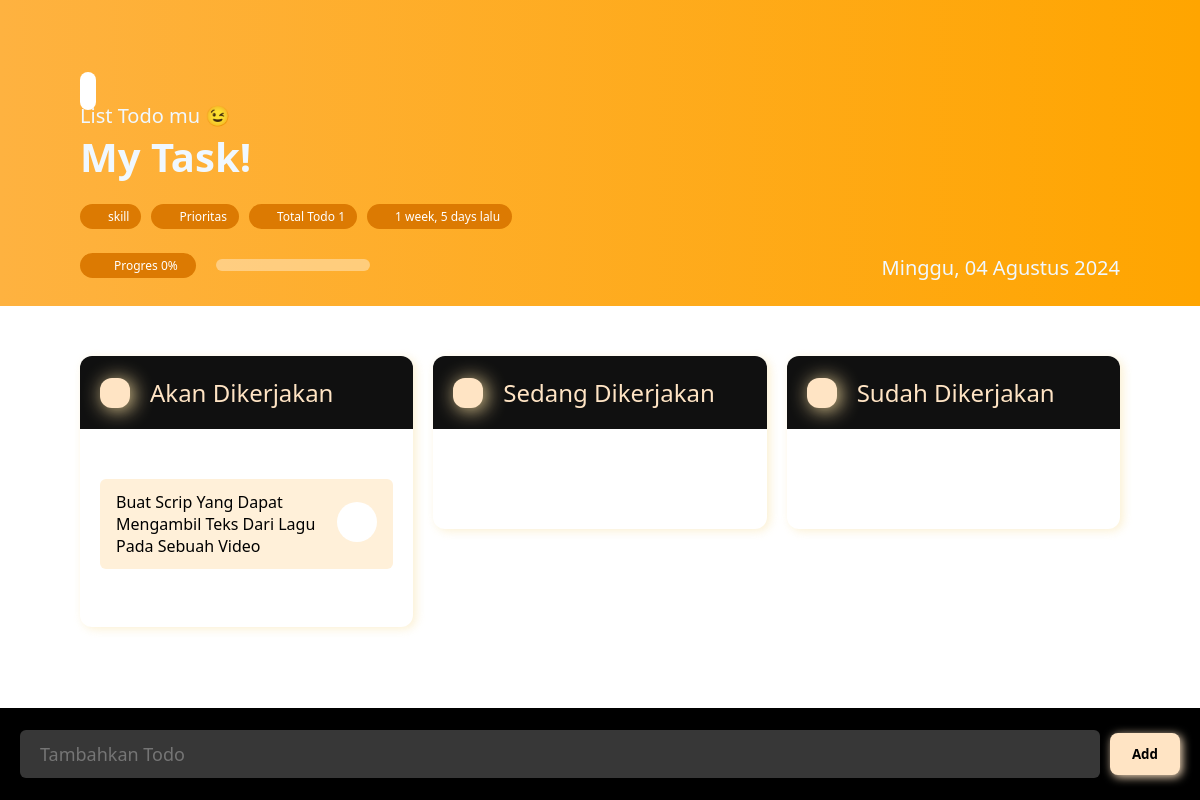
Screenshot of /task/14/ with the database file from the repository.
### todo_app/models.py (models this page shows, shortened)
class Task(models.Model):
    PRTY_CHOICES = [
        ('Prioritas', 'Prioritas'),
        ('Sedang', 'Sedang'),
        ('Santai', 'Santai')
    ]
    name = models.CharField(max_length=255)
    priority = models.CharField(max_length=255, choices=PRTY_CHOICES)
    tags = models.CharField(max_length=255)
    created = models.DateTimeField(auto_now_add=True)

class ToDo(models.Model):
    STATUS_CHOICES = [
        ('todo', 'Akan Dikerjakan'),
        ('in_progress', 'Sedang Dikerjakan'),
        ('done', 'Sudah Dikerjakan'),
    ]
    task = models.ForeignKey(Task, on_delete=models.CASCADE, related_name='todos')
    name = models.CharField(max_length=255)
    status = models.CharField(max_length=20, choices=STATUS_CHOICES, default='todo')

### todo_app/views.py (the view)
# urls.py: path('task/<int:task_id>/', views.task_detail, name='task_detail'),
def task_detail(request, task_id):
    task = get_object_or_404(Task, pk=task_id)
    if request.method == 'POST':
        form = ToDoForm(request.POST)
        if form.is_valid():
            todo = form.save(commit=False)
            todo.task = task
            todo.save()
            return redirect('task_detail', task_id=task.id)
    else:
        form = ToDoForm()
    total_todo = task.todos.count()
    todos_done = task.todos.filter(status='done').count()
    if total_todo > 0:
        progres = (todos_done / total_todo) * 100
    else:
        progres = 0
    todos_todo = task.todos.filter(status='todo')
    todos_in_progress = task.todos.filter(status='in_progress')
    todos_done = task.todos.filter(status='done')
    tanggal = datetime.datetime.now().strftime("%A, %d %B %Y").replace("Monday", "Senin").replace("Tuesday", "Selasa").replace("Wednesday", "Rabu").replace("Thursday", "Kamis").replace("Friday", "Jumat").replace("Saturday", "Sabtu").replace("Sunday", "Minggu").replace("January", "Januari").replace("February", "Februari").replace("March", "Maret").replace("April", "April").replace("May", "Mei").replace("June", "Juni").replace("July", "Juli").replace("August", "Agustus").replace("September", "September").replace("October", "Oktober").replace("November", "November").replace("December", "Desember")
    context = {
        'task': task,
        'form': form,
        'todos_todo': todos_todo,
        'todos_in_progress': todos_in_progress,
        'todos_done': todos_done,
        'total_todo': total_todo,
        'progres': progres,
        'tanggal': tanggal,
    }
    return render(request, 'task_detail.html', context)

### todo_app/forms.py
class ToDoForm(forms.ModelForm):
    class Meta:
        model = ToDo
        fields = ['name']
        widgets = {
            'name': forms.TextInput(attrs={
                'style': 'width: 100%; padding: 12px 20px; border-radius: 6px; margin: 10px 0; background-color: #f8f8f838; border: none; font-size: 18px; color: white; text-transform: capitalize;',
                'placeholder': 'Tambahkan Todo'
            })
        }

### todo_app/templatetags/custom_filters.py (called while the page is built)
@register.filter
def custom_timesince_or_created(value):
    if isinstance(value, datetime.datetime):
        now = datetime.datetime.now(datetime.timezone.utc)
        diff = now - value
        if diff.total_seconds() < 60:
            return value.strftime("%Y-%m-%d %H:%M:%S")
        else:
            return timesince(value) + " lalu"
    return value

### templates/task_detail.html (shortened to what this page needs)
{% load humanize %}
{% load custom_filters %}
<!DOCTYPE html>
<html lang="en">
<head>
</head>
<body>
  <div class="container">
    <div class="banner">
      <div class="bnr-title">
              <a href="{% url 'task_list' %}"><ion-icon name="chevron-back-outline" style="margin-top: -80px; margin-bottom: 20px; width: 25px; height: 25px; background-color: white; padding: 8px; border-radius: 8px;"></ion-icon></a>
                <p>List Todo mu 😉</p>
                <h3>{{ task.name }}!</h3>
                <div class="ket" style="display: flex; gap: 10px; margin-top: 20px; width: fit-content;">
                    <div class="tags" style="display: flex; justify-content: center; align-items: center; gap: 4px; background-color: rgb(220, 122, 2); width: fit-content; color: white; padding: 4px 12px 4px 8px; border-radius: 50px; ">
                        <ion-icon name="pricetag-outline" style="width: 16px; height: 16px; color: white; transform: translateY(2px);"></ion-icon>
                        <span style="font-size: 12px;">{{ task.tags }}</span>
                    </div>
                    <div class="tags" style="display: flex; justify-content: center; align-items: center; gap: 4px; background-color: rgb(220, 122, 2); width: fit-content; color: white; padding: 4px 12px 4px 8px; border-radius: 50px; ">
                        <ion-icon name="bookmark-outline" style="width: 16px; height: 16px; color: white; transform: translateY(1px);"></ion-icon>
                        <span style="font-size: 12px;">{{ task.priority }}</span>
                    </div>
                    <div class="tags" style="display: flex; justify-content: center; align-items: center; gap: 4px; background-color: rgb(220, 122, 2); width: fit-content; color: white; padding: 4px 12px 4px 8px; border-radius: 50px; ">
                        <ion-icon name="flag-outline" style="width: 16px; height: 16px; color: white; transform: translateY(1px);"></ion-icon>
                        <span style="font-size: 12px;">Total Todo {{total_todo}}</span>
                    </div>
                    <div class="tags" style="display: flex; justify-content: center; align-items: center; gap: 4px; background-color: rgb(220, 122, 2); width: fit-content; color: white; padding: 4px 12px 4px 8px; border-radius: 50px; ">
                        <ion-icon name="time-outline" style="width: 16px; height: 16px; color: white; transform: translateY(1px);"></ion-icon>
                        <span style="font-size: 12px;">{{ task.created|custom_timesince_or_created }}</span>
                    </div>
                </div>
                <div class="progres" style="display: flex; justify-content: center; align-items: center; gap: 20px; margin-top: 20px; width: 290px;">
                    <div class="tags" style="display: flex; justify-content: center; align-items: center; gap: 4px; background-color: rgb(220, 122, 2); width: 200px; color: white; padding: 4px 12px 4px 8px; border-radius: 50px; ">
                        <ion-icon name="flash-outline" style="width: 16px; height: 16px; color: white; transform: translateY(1px);"></ion-icon>
                        <span style="font-size: 12px;">Progres {{ progres|floatformat:0 }}%</span>
                    </div>
                    <progress value="{{ progres}}" max="100" style="margin: 10px 0;"></progress>
                </div>
            </div>
            <span style="display: flex; justify-content: center; align-items: center; gap: 10px; font-size: 20px;">
              <ion-icon name="calendar-outline" style="width: 25px; height: 25px;"></ion-icon>
              <p>{{tanggal}}</p>
            </span>
        </div>
        <div class="detail">
            <div class="card">
                <div class="card-header">
                    <ion-icon name="bulb-outline" id="icon"></ion-icon>
                    Akan Dikerjakan
                </div>
                <div class="card-body">
                  {% for todo in todos_todo %}
                  <div class="todos" style="display: flex; align-items: center; justify-content: space-between;">
                        <span>{{ todo.name }}</span>
                        <form method="post" action="{% url 'change_todo_status' todo.id %}">
                          <button type="submit"></button>
                        </form>
                  </div>
                  {% endfor %}
                </div>
            </div>
            <div class="card">
                <div class="card-header">
                    <ion-icon name="rocket-outline" id="icon"></ion-icon>
                    Sedang Dikerjakan
                </div>
                <div class="card-body">
                </div>
            </div>
            <div class="card">
                <div class="card-header">
                    <ion-icon name="nutrition-outline" id="icon"></ion-icon>
                  Sudah Dikerjakan
                </div>
                <div class="card-body">
                </div>
            </div>
        </div>
        <form method="post" id="add-todo">
          {{ form.name }}
          <button type="submit" style="padding: 12px 22px; border-radius: 8px; cursor: pointer; background-color: bisque; color: rgb(0, 0, 0); font-weight: 600; box-shadow: 2px 2px 10px bisque; border: none;">Add</button>
        </form>
    </div>
</body>
</html>

### templates/task_detail.html (style rules this page uses)
* { margin: 0; padding: 0; box-sizing: border-box; font-family: 'Segoe UI', Tahoma, Geneva, Verdana, sans-serif; }
.banner { padding: 80px 80px 25px 80px; background-image: linear-gradient(90deg, rgb(254, 178, 64), orange); display: flex; justify-content: space-between; align-items: end; color: aliceblue; }
.banner p { font-size: 20px; }
.banner h3 { font-size: 40px; }
progress { width: 100%; height: 12px; -webkit-appearance: none; appearance: none; }
.detail { margin: 50px 80px; display: flex; justify-content: center; gap: 20px; align-items: start; }
.detail .card { background-color: white; border-radius: 12px; width: 40%; overflow: hidden; box-shadow: 3px 2px 10px rgba(247, 223, 161, 0.478); }
.detail .card .card-header { background-color: rgb(16, 16, 16); padding: 20px; font-size: 24px; color: bisque; display: flex; align-items: center; justify-content: start; gap: 20px; font-weight: 500; }
.detail .card .card-body { padding: 50px 20px; }
.detail .card .card-body .todos { background-color: rgb(255, 240, 217); padding: 12px 16px; border-radius: 6px; margin-bottom: 8px; }
.detail .card .card-body .todos button { background-color: white; color: rgb(0, 0, 0); text-align: center; border-radius: 50px; width: 40px; height: 40px; border: none; cursor: pointer; }
.detail .card .card-body span { font-weight: 500; text-transform: capitalize; }
#icon { background-color: bisque; color: black; padding: 15px; border-radius: 12px; box-shadow: 3px 2px 20px rgb(247, 222, 161); }
#add-todo { background-color: black; color: bisque; display: flex; align-items: center; justify-content: space-between; gap: 10px; padding: 12px 20px; position: fixed; bottom: 0; width: 100%; }

### rows the page displays
Task: name "My Task", tags "skill", priority "Prioritas", created|custom_timesince_or_created "1 week, 5 days lalu"
ToDo: name "Buat Scrip Yang Dapat Mengambil Teks Dari Lagu Pada Sebuah Video"

### other values shown
{{ total_todo }} "1"
{{ progres|floatformat:0 }} "0"
{{ tanggal }} "Minggu, 04 Agustus 2024"
